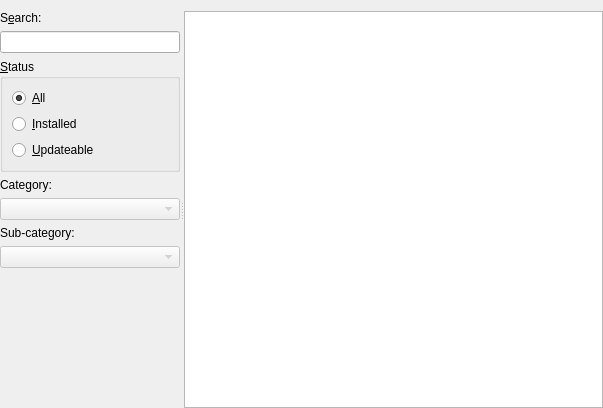
<?xml version="1.0" encoding="UTF-8"?>
<ui version="4.0">
 <class>MainFrame</class>
 <widget class="QFrame" name="MainFrame">
  <property name="geometry">
   <rect>
    <x>0</x>
    <y>0</y>
    <width>603</width>
    <height>408</height>
   </rect>
  </property>
  <property name="windowTitle">
   <string>Frame</string>
  </property>
  <property name="frameShape">
   <enum>QFrame::NoFrame</enum>
  </property>
  <property name="frameShadow">
   <enum>QFrame::Plain</enum>
  </property>
  <property name="lineWidth">
   <number>0</number>
  </property>
  <layout class="QVBoxLayout" name="verticalLayout">
   <property name="leftMargin">
    <number>0</number>
   </property>
   <property name="topMargin">
    <number>11</number>
   </property>
   <property name="rightMargin">
    <number>0</number>
   </property>
   <property name="bottomMargin">
    <number>0</number>
   </property>
   <item>
    <widget class="QSplitter" name="splitter">
     <property name="sizePolicy">
      <sizepolicy hsizetype="Expanding" vsizetype="Expanding">
       <horstretch>1</horstretch>
       <verstretch>1</verstretch>
      </sizepolicy>
     </property>
     <property name="minimumSize">
      <size>
       <width>583</width>
       <height>0</height>
      </size>
     </property>
     <property name="autoFillBackground">
      <bool>false</bool>
     </property>
     <property name="orientation">
      <enum>Qt::Horizontal</enum>
     </property>
     <widget class="QWidget" name="layoutWidget">
      <layout class="QVBoxLayout" name="verticalLayout_3">
       <item>
        <widget class="QLabel" name="label_3">
         <property name="text">
          <string>S&amp;earch:</string>
         </property>
         <property name="buddy">
          <cstring>lineEditText</cstring>
         </property>
        </widget>
       </item>
       <item>
        <widget class="QLineEdit" name="lineEditText">
         <property name="minimumSize">
          <size>
           <width>180</width>
           <height>0</height>
          </size>
         </property>
         <property name="baseSize">
          <size>
           <width>0</width>
           <height>0</height>
          </size>
         </property>
         <property name="toolTip">
          <string>&lt;!DOCTYPE HTML PUBLIC &quot;-//W3C//DTD HTML 4.0//EN&quot; &quot;http://www.w3.org/TR/REC-html40/strict.dtd&quot;&gt;
&lt;html&gt;&lt;head&gt;&lt;meta name=&quot;qrichtext&quot; content=&quot;1&quot; /&gt;&lt;style type=&quot;text/css&quot;&gt;
p, li { white-space: pre-wrap; }
&lt;/style&gt;&lt;/head&gt;&lt;body style=&quot;width: 10cm; font-family:'MS Shell Dlg 2'; font-size:8.25pt; font-weight:400; font-style:normal;&quot;&gt;
&lt;p style=&quot; margin-top:0px; margin-bottom:0px; margin-left:0px; margin-right:0px; -qt-block-indent:0; text-indent:0px;&quot;&gt;&lt;span style=&quot; font-size:8pt;&quot;&gt;Enter here your search text. You can enter multiple words if a package should contain all of them. The search is case insensitive. No special characters are filtered out.&lt;/span&gt;&lt;/p&gt;&lt;/body&gt;&lt;/html&gt;</string>
         </property>
        </widget>
       </item>
       <item>
        <widget class="QGroupBox" name="groupBox">
         <property name="title">
          <string>&amp;Status</string>
         </property>
         <property name="flat">
          <bool>true</bool>
         </property>
         <property name="checkable">
          <bool>false</bool>
         </property>
         <layout class="QVBoxLayout" name="verticalLayout_2">
          <item>
           <widget class="QRadioButton" name="radioButtonAll">
            <property name="toolTip">
             <string>show all packages</string>
            </property>
            <property name="text">
             <string>&amp;All</string>
            </property>
            <property name="checked">
             <bool>true</bool>
            </property>
           </widget>
          </item>
          <item>
           <widget class="QRadioButton" name="radioButtonInstalled">
            <property name="toolTip">
             <string>show only packages with at least one version installed</string>
            </property>
            <property name="text">
             <string>&amp;Installed</string>
            </property>
           </widget>
          </item>
          <item>
           <widget class="QRadioButton" name="radioButtonUpdateable">
            <property name="toolTip">
             <string>show only packages where the newest available version can be updated</string>
            </property>
            <property name="text">
             <string>&amp;Updateable</string>
            </property>
           </widget>
          </item>
         </layout>
        </widget>
       </item>
       <item>
        <widget class="QLabel" name="label">
         <property name="text">
          <string>Category:</string>
         </property>
         <property name="buddy">
          <cstring>comboBoxCategory0</cstring>
         </property>
        </widget>
       </item>
       <item>
        <widget class="QComboBox" name="comboBoxCategory0">
         <property name="enabled">
          <bool>false</bool>
         </property>
         <property name="toolTip">
          <string>package category filter</string>
         </property>
        </widget>
       </item>
       <item>
        <widget class="QLabel" name="label_2">
         <property name="text">
          <string>Sub-category:</string>
         </property>
         <property name="buddy">
          <cstring>comboBoxCategory1</cstring>
         </property>
        </widget>
       </item>
       <item>
        <widget class="QComboBox" name="comboBoxCategory1">
         <property name="enabled">
          <bool>false</bool>
         </property>
         <property name="toolTip">
          <string>package sub-category filter</string>
         </property>
        </widget>
       </item>
       <item>
        <spacer name="verticalSpacer">
         <property name="orientation">
          <enum>Qt::Vertical</enum>
         </property>
         <property name="sizeHint" stdset="0">
          <size>
           <width>20</width>
           <height>40</height>
          </size>
         </property>
        </spacer>
       </item>
      </layout>
     </widget>
     <widget class="QTableView" name="tableWidget">
      <property name="enabled">
       <bool>true</bool>
      </property>
      <property name="sizePolicy">
       <sizepolicy hsizetype="Expanding" vsizetype="Expanding">
        <horstretch>1</horstretch>
        <verstretch>0</verstretch>
       </sizepolicy>
      </property>
      <property name="mouseTracking">
       <bool>true</bool>
      </property>
      <property name="contextMenuPolicy">
       <enum>Qt::ActionsContextMenu</enum>
      </property>
      <property name="frameShape">
       <enum>QFrame::StyledPanel</enum>
      </property>
      <property name="tabKeyNavigation">
       <bool>false</bool>
      </property>
      <property name="alternatingRowColors">
       <bool>false</bool>
      </property>
      <property name="selectionMode">
       <enum>QAbstractItemView::ExtendedSelection</enum>
      </property>
      <property name="selectionBehavior">
       <enum>QAbstractItemView::SelectRows</enum>
      </property>
      <property name="gridStyle">
       <enum>Qt::SolidLine</enum>
      </property>
      <property name="sortingEnabled">
       <bool>true</bool>
      </property>
     </widget>
    </widget>
   </item>
  </layout>
 </widget>
 <tabstops>
  <tabstop>lineEditText</tabstop>
  <tabstop>radioButtonAll</tabstop>
  <tabstop>radioButtonInstalled</tabstop>
  <tabstop>radioButtonUpdateable</tabstop>
  <tabstop>comboBoxCategory0</tabstop>
  <tabstop>comboBoxCategory1</tabstop>
  <tabstop>tableWidget</tabstop>
 </tabstops>
 <resources/>
 <connections/>
</ui>
